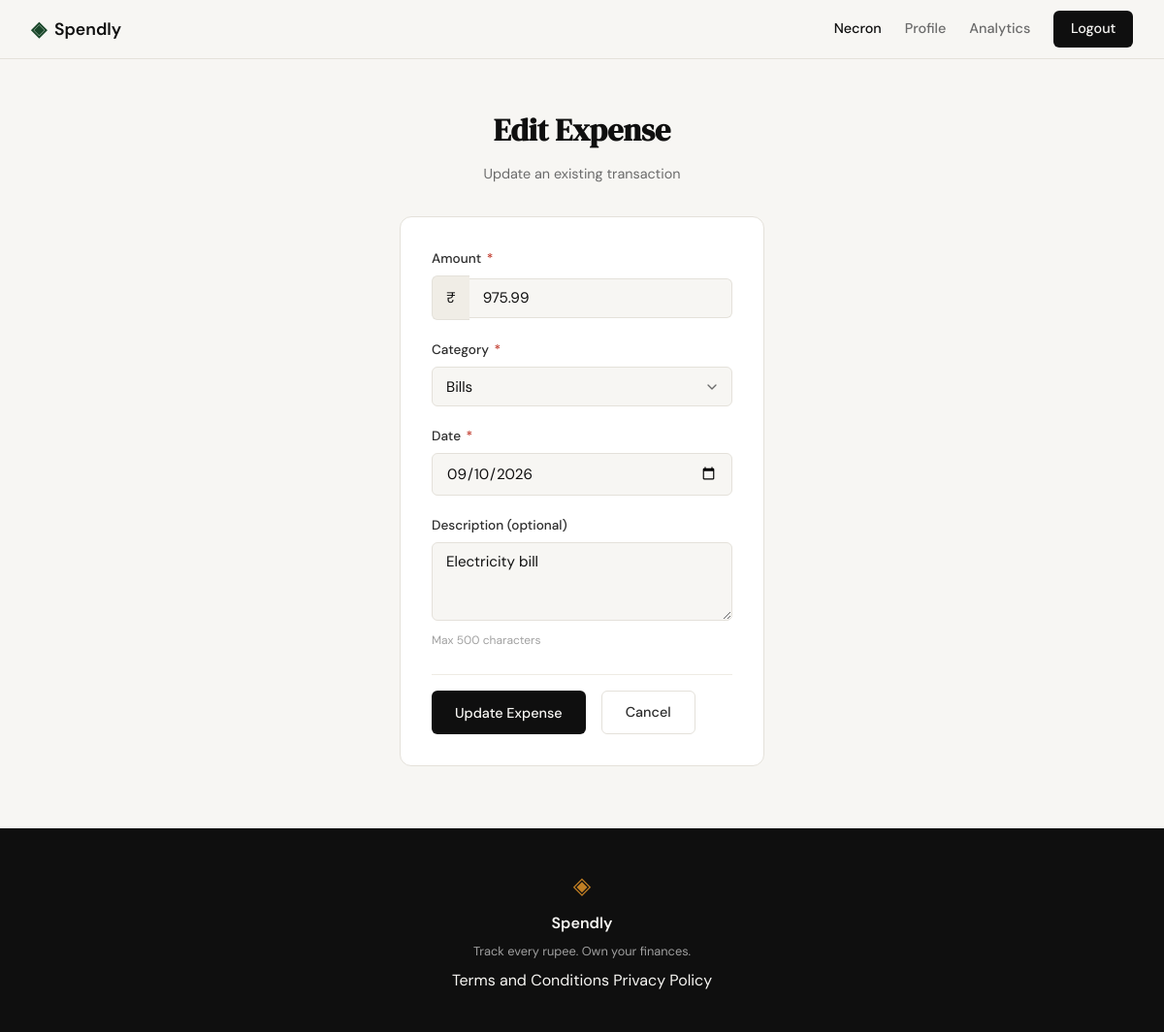
Page /expenses/22/edit (signed in) on the committed database.
### tables this page shows
CREATE TABLE expenses (
            id INTEGER PRIMARY KEY AUTOINCREMENT,
            user_id INTEGER NOT NULL REFERENCES users(id),
            amount REAL NOT NULL,
            category TEXT NOT NULL,
            date TEXT NOT NULL,
            description TEXT,
            created_at TEXT DEFAULT CURRENT_TIMESTAMP
        );

### app.py (the view)
@app.route("/expenses/<int:id>/edit")
def edit_expense(id):
    if not session.get("user_id"):
        flash("Please sign in to edit an expense", "error")
        return redirect(url_for("login"))
    user_id = session["user_id"]
    expense = get_expense_by_id(user_id, id)
    if not expense:
        abort(404)
    today = date.today().isoformat()
    return render_template("edit_expense.html", expense=expense, today=today)

### database/db.py (called while the page is built)
def get_db():
    db_path = os.path.join(os.path.dirname(os.path.dirname(os.path.abspath(__file__))), "spendly.db")
    conn = sqlite3.connect(db_path)
    conn.row_factory = sqlite3.Row
    conn.execute("PRAGMA foreign_keys = ON")
    return conn

### database/queries.py (called while the page is built)
def get_expense_by_id(user_id: int, expense_id: int) -> dict | None:
    conn = get_db()
    cursor = conn.cursor()
    cursor.execute(
        "SELECT * FROM expenses WHERE id = ? AND user_id = ?",
        (expense_id, user_id)
    )
    expense = cursor.fetchone()
    conn.close()
    if expense:
        return dict(expense)
    return None

### templates/edit_expense.html (shortened to what this page needs)
{% extends "base.html" %}
{% block content %}
<section class="add-expense-section">
    <header class="add-expense-header">
        <h1 class="add-expense-title">Edit Expense</h1>
        <p class="add-expense-subtitle">Update an existing transaction</p>
    </header>
    <form class="add-expense-form" method="POST" action="{{ url_for('edit_expense', id=expense.id) }}">
        <div class="form-group">
            <label for="amount" class="form-label">Amount <span class="required">*</span></label>
            <div class="input-with-prefix">
                <span class="input-prefix">₹</span>
                <input type="number" id="amount" name="amount" class="form-input"
                       step="0.01" min="0.01" required
                       value="{{ request.form.amount if request.form.amount else expense.amount }}"
                       placeholder="0.00">
            </div>
        </div>
        <div class="form-group">
            <label for="category" class="form-label">Category <span class="required">*</span></label>
            <select id="category" name="category" class="form-input form-select" required>
                <option value="Bills" {% if (request.form.category == 'Bills') or (not request.form.category and expense.category == 'Bills') %}selected{% endif %}>Bills</option>
            </select>
        </div>
        <div class="form-group">
            <label for="date" class="form-label">Date <span class="required">*</span></label>
            <input type="date" id="date" name="date" class="form-input"
                   max="{{ today }}"
                   value="{{ request.form.date if request.form.date else expense.date }}"
                   required>
        </div>
        <div class="form-group">
            <label for="description" class="form-label">Description (optional)</label>
            <textarea id="description" name="description" class="form-input form-textarea"
                      maxlength="500" rows="3"
                      placeholder="Optional: Add a note...">{{ request.form.description if request.form.description else (expense.description if expense.description else '') }}</textarea>
            <div class="form-hint">Max 500 characters</div>
        </div>
        <div class="form-actions">
            <button type="submit" class="btn-primary">Update Expense</button>
            <a href="{{ url_for('profile') }}" class="btn-secondary">Cancel</a>
        </div>
    </form>
</section>
{% endblock %}

### static/css/style.css (style rules this page uses)
:root { --ink: #0f0f0f; --ink-soft: #2d2d2d; --ink-muted: #6b6b6b; --ink-faint: #a0a0a0; --paper: #f7f6f3; --paper-warm: #f0ede6; --paper-card: #ffffff; --accent: #1a472a; --accent-light: #e8f0eb; --accent-2: #c17f24; --accent-2-light: #fdf3e3; --danger: #c0392b; --danger-light: #fdecea; --border: #e4e1da; --border-soft: #eeebe4; --font-display: 'DM Serif Display', Georgia, serif; --font-body: 'DM Sans', system-ui, sans-serif; --max-width: 1200px; --auth-width: 440px; --radius-sm: 6px; --radius-md: 12px; --radius-lg: 20px; }
*, *::before, *::after { box-sizing: border-box; margin: 0; padding: 0; }
html { font-size: 16px; scroll-behavior: smooth; }
body { background: var(--paper); color: var(--ink); font-family: var(--font-body); font-size: 1rem; line-height: 1.6; -webkit-font-smoothing: antialiased; }
a { color: inherit; text-decoration: none; }
.btn-primary { display: inline-block; background: var(--ink); color: var(--paper); padding: 0.65rem 1.5rem; border-radius: var(--radius-sm); font-family: var(--font-body); font-size: 0.9rem; font-weight: 500; cursor: pointer; border: none; transition: background 0.2s; text-decoration: none; }
.form-group { margin-bottom: 1.25rem; }
.form-group label { display: block; font-size: 0.85rem; font-weight: 500; color: var(--ink-soft); margin-bottom: 0.4rem; }
.form-input { width: 100%; padding: 0.6rem 0.875rem; border: 1px solid var(--border); border-radius: var(--radius-sm); font-family: var(--font-body); font-size: 0.95rem; color: var(--ink); background: var(--paper); outline: none; transition: border-color 0.2s; }
.form-input::placeholder { color: var(--ink-faint); }
.form-label { display: block; font-size: 0.85rem; font-weight: 500; color: var(--ink-soft); margin-bottom: 0.4rem; }
.required { color: var(--danger); margin-left: 2px; }
.input-with-prefix { display: flex; align-items: center; }
.input-prefix { background: var(--paper-warm); border: 1px solid var(--border); border-right: none; border-radius: var(--radius-sm) 0 0 var(--radius-sm); padding: 0.6rem 0.875rem; font-size: 0.95rem; color: var(--ink); }
.input-with-prefix .form-input { border-radius: 0 var(--radius-sm) var(--radius-sm) 0; border-left: none; }
.form-select { appearance: none; background-repeat: no-repeat; background-position: right 0.75rem center; background-size: 16px; padding-right: 2.5rem; }
.form-textarea { resize: vertical; min-height: 80px; font-family: var(--font-body); }
.form-hint { font-size: 0.75rem; color: var(--ink-faint); margin-top: 0.25rem; }
.form-actions { display: flex; gap: 1rem; margin-top: 1.5rem; padding-top: 1rem; border-top: 1px solid var(--border-soft); }
.btn-secondary { display: inline-block; background: transparent; color: var(--ink-soft); padding: 0.65rem 1.5rem; border-radius: var(--radius-sm); font-size: 0.9rem; font-weight: 500; border: 1px solid var(--border); transition: all 0.2s; text-decoration: none; }
.add-expense-section { max-width: var(--auth-width); margin: 0 auto; padding: 3rem 2rem 4rem; }
.add-expense-header { text-align: center; margin-bottom: 2rem; }
.add-expense-title { font-family: var(--font-display); font-size: 2rem; color: var(--ink); margin-bottom: 0.5rem; }
.add-expense-subtitle { font-size: 0.9rem; color: var(--ink-muted); }
.add-expense-form { background: var(--paper-card); border: 1px solid var(--border); border-radius: var(--radius-md); padding: 2rem; }

### rows in the picture
expenses: amount "975.99", category "Bills", date "09/10/2026", description "Electricity bill"

### other values in the picture
{{ session.user_name }} "Necron"
